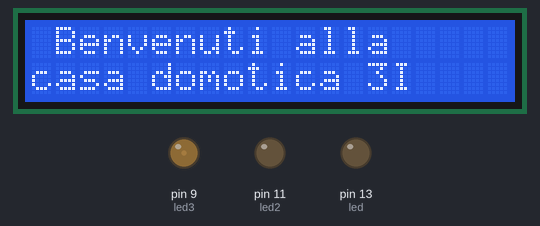
Simulated run of this sketch. Board: Arduino Uno, built with avr-gcc and run on an emulated ATmega328P. On the bench: 20×2 character LCD, output pins drawn as LEDs (lit = HIGH).

Above: at 0.3 s.
At 8.3 s:
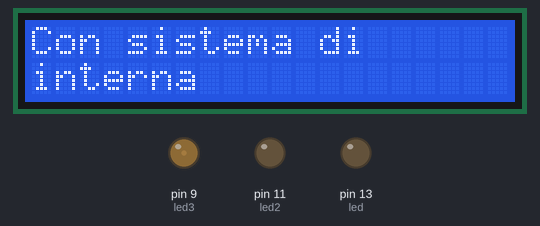
At 18.3 s:
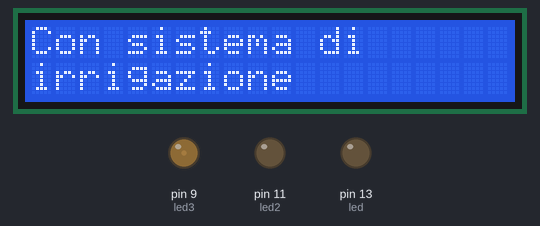
At 36.3 s:
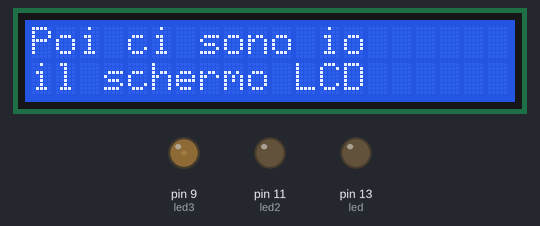
Timing chart, 0 to 37.8 s (numbered marks = the images above):
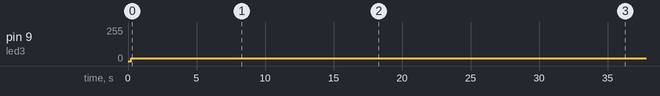

Measured:
- by itself, pin 9 (led3): 0/255 → 20/255 at 0.23 s
- what the display in image 1 shows lasts 5.0 s, from 8.2 s to 13.2 s

The sketch:

lampioni_lcd.ino
```cpp
#define foto A0
#define led 13
#define led2 11
#define led3 9

// include the library code:
#include <LiquidCrystal.h>

// initialize the library with the numbers of the interface pins
LiquidCrystal lcd(7, 6, 5, 4, 3, 2);

int valFoto;
void setup()
{
  pinMode(foto, INPUT);
  pinMode(led, OUTPUT);
  pinMode(led2, OUTPUT);
  pinMode(led3, OUTPUT);

  // set up the LCD's number of columns and rows:
  lcd.begin(20, 2);
  // Print a message to the LCD.
  lcd.print(" Benvenuti alla");
  lcd.setCursor(0, 1);
  lcd.print("casa domotica 3I");
}

void loop()
{

  valFoto = analogRead(foto);
  if(valFoto <= 25){
    digitalWrite(led, HIGH);
    digitalWrite(led2, HIGH);
    digitalWrite(led3, HIGH);
  }
  else {
    digitalWrite(led, LOW);
    digitalWrite(led2, LOW);
    digitalWrite(led3, LOW);
  }
  delay(100);

  lcd.begin(20, 2);
  // Print a message to the LCD.
  lcd.print(" Benvenuti alla");
  lcd.setCursor(0, 1);
  lcd.print("casa domotica 3I");
  analogWrite(9,20);
  delay(5000);
  lcd.setCursor(0, 0);
  lcd.print("Con sistema di  ");
  lcd.setCursor(0, 1);
  lcd.print("illuminazione   ");
  delay(1000);
  lcd.setCursor(0, 1);
  lcd.print("interna         ");
  delay(1000);
  lcd.setCursor(0, 1);
  lcd.print("illuminazione   ");
  delay(1000);
  lcd.setCursor(0, 1);
  lcd.print("interna         ");

  delay(5000);
  lcd.setCursor(0, 0);
  lcd.print("Con sistema di  ");
  lcd.setCursor(0, 1);
  lcd.print("antifurto    ");

  delay(5000);
  lcd.setCursor(0, 0);
  lcd.print("Con sistema di  ");
  lcd.setCursor(0, 1);
  lcd.print("irrigazione    ");

  delay(5000);
  lcd.setCursor(0, 0);
  lcd.print("Con sistema di  ");
  lcd.setCursor(0, 1);
  lcd.print("illuminazione   ");
  delay(1000);
  lcd.setCursor(0, 1);
  lcd.print("esterna         ");
  delay(1000);
  lcd.setCursor(0, 1);
  lcd.print("illuminazione   ");
  delay(1000);
  lcd.setCursor(0, 1);
  lcd.print("esterna         ");

  delay(5000);
  lcd.setCursor(0, 0);
  lcd.print("La porta        ");
  lcd.setCursor(0, 1);
  lcd.print("automatica   ");

  delay(5000);
  lcd.setCursor(0, 0);
  lcd.print("Poi ci sono io       ");
  lcd.setCursor(0, 1);
  lcd.print("il schermo LCD       ");

  delay(5000);
  lcd.setCursor(0, 0);
  lcd.print(" Benvenuti alla");
  lcd.setCursor(0, 1);
  lcd.print("casa domotica 3^I");

}
```
